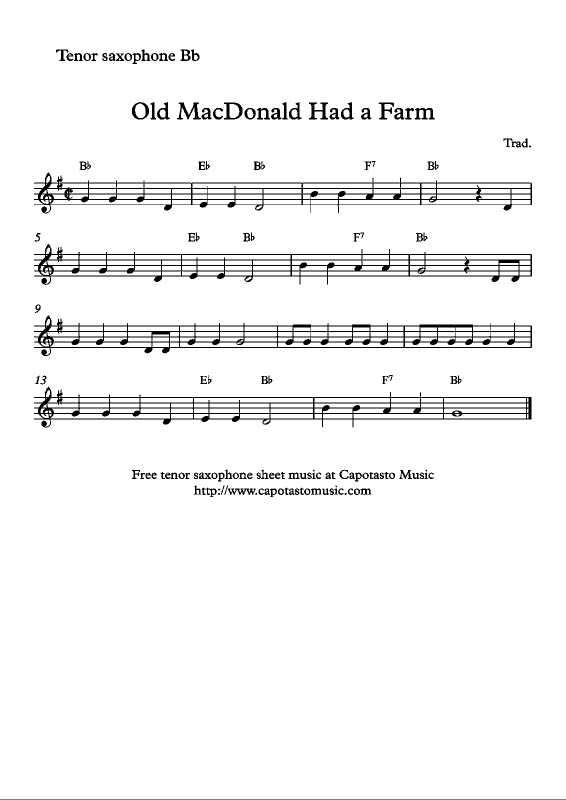
#> input picture Activity 9/old_music_sheet_binary.png, 1131 x 1600 px (shown at 1/2 size)
$ jupyter execute --allow-errors 'Activity 9 - Playing Notes by Image Processing.ipynb'   (shell and % lines are left out)
#> lines starting #> are read from the running program, lines starting #| are printed output that depends on the picture; after the words box and inside, x2 and y2 are one past the last pixel; in counts of white or black regions, pixels touching at a corner belong together
[cell 1]
import numpy as np
import matplotlib.pyplot as plt
import pandas as pd
import cv2

[cell 2]
gray_img = cv2.imread('old_music_sheet_binary.png', 0)
#> gray_img: shape (1600, 1131); 95.9% white; 146 black regions (8 under 20 px), largest, box (x1, y1, x2, y2) and area: (68, 631, 1064, 712) 15209, (68, 488, 1064, 570) 13898, (68, 773, 1063, 855) 13302
gray_img = gray_img[350:450, 150:900]
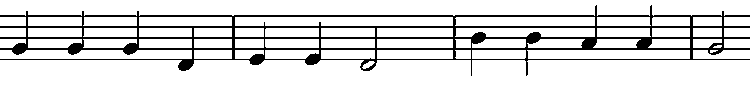
#> gray_img: shape (100, 750); 88% white; black in thin lines or dots, all inside (x1, y1, x2, y2) = (0, 5, 750, 76)
#gray_img = gray_img[350:450, 150:1050]
gray_img[gray_img == 0] = 2
gray_img[gray_img == 255] = 0
gray_img[gray_img == 2] = 1

[cell 3]
N = 40
horizontal = np.ones([1,N])
rectangle = np.ones([3,2]) #dependent on the thickness of the 'bars'
vertical = np.ones([1,4])
ellipse = cv2.getStructuringElement(cv2.MORPH_ELLIPSE,(50,50))

[cell 4]
bars = cv2.erode(gray_img, horizontal)
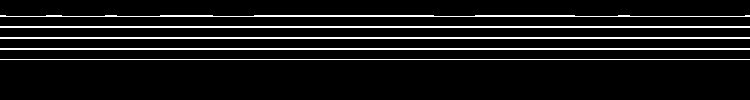
#> bars: shape (100, 750); values 0 (black) and 1 (white), 8.5% white in thin lines or dots, all inside (x1, y1, x2, y2) = (0, 15, 750, 60)
notes = cv2.erode(gray_img, rectangle)
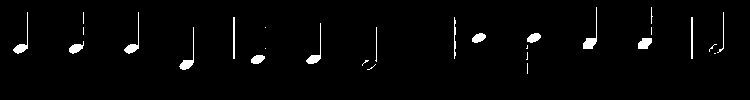
#> notes: shape (100, 750); values 0 (black) and 1 (white), 2.2% white; 28 white regions (13 under 20 px), largest, box (x1, y1, x2, y2) and area: (583, 7, 597, 49) 154, (179, 27, 194, 70) 139, (13, 12, 28, 54) 133
notes = cv2.dilate(notes, rectangle)
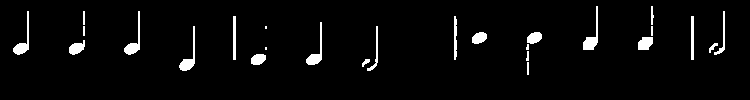
#> notes: shape (100, 750); values 0 (black) and 1 (white), 3.5% white; 26 white regions (3 under 20 px), largest, box (x1, y1, x2, y2) and area: (583, 6, 598, 50) 226, (179, 26, 195, 71) 214, (13, 11, 29, 55) 208
notes_only = cv2.erode(notes, vertical)
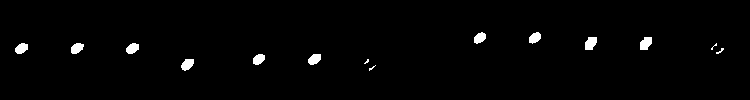
#> notes_only: shape (100, 750); values 0 (black) and 1 (white), 1.5% white; 14 white regions (4 under 20 px), largest, box (x1, y1, x2, y2) and area: (585, 37, 597, 50) 125, (640, 37, 652, 50) 123, (181, 59, 194, 71) 112
blobs = cv2.morphologyEx(notes_only, cv2.MORPH_CLOSE, ellipse)
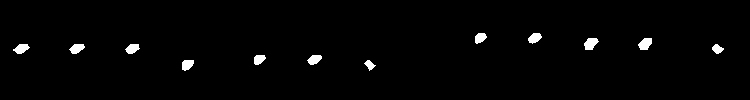
#> blobs: shape (100, 750); values 0 (black) and 1 (white), 1.6% white; 12 white regions

[cell 5]
plt.figure(figsize=(20,50))
plt.imshow(gray_img, cmap='gray')
plt.show()

plt.figure(figsize=(20,50))
plt.imshow(bars, cmap='gray')
plt.show()

plt.figure(figsize=(20,50))
plt.imshow(notes, cmap='gray')
plt.show()

plt.figure(figsize=(20,50))
plt.imshow(notes_only, cmap='gray')
plt.show()

plt.figure(figsize=(20,50))
plt.imshow(blobs, cmap='gray')
plt.show()

[cell 6]
blobs_1D = np.array(list(map(sum, zip(*blobs))))
#> blobs_1D = 750 values, max 12 at index 588, min 0 at index 0, mean 1.62

[cell 7]
plt.figure(figsize=(10,6))
plt.plot(blobs_1D)
plt.show()
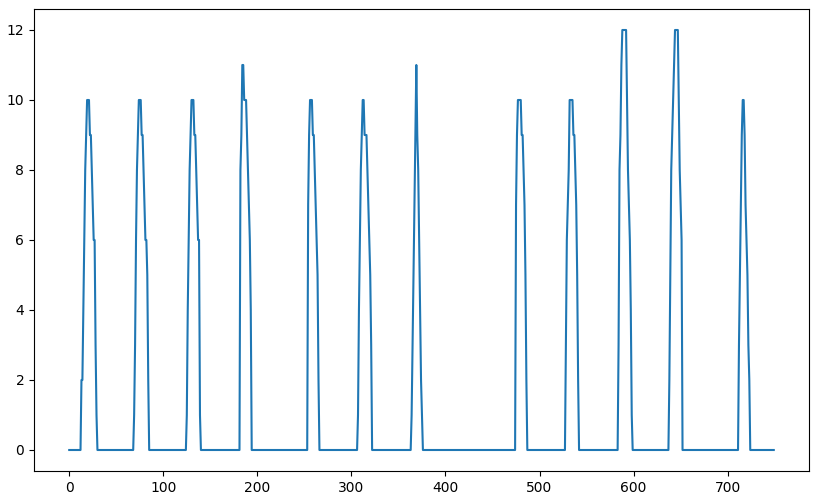
#> figure drawn by matplotlib, 1 panel; curve peaks at x = 588, y = 12

[cell 8]
plt.figure(figsize=(20,50))
plt.imshow(bars, cmap='gray')
plt.show()

[cell 9]
from scipy.signal import find_peaks
x = bars[:,1]
#> x = 100 values, max 1 at index 15, min 0 at index 0, mean 0.09
peaks, _ = find_peaks(x, height=0)
#> peaks = [15, 26, 37, 48, 59]
plt.figure(figsize=(9,6))
plt.plot(x)
plt.plot(peaks, x[peaks], "x")
plt.show()
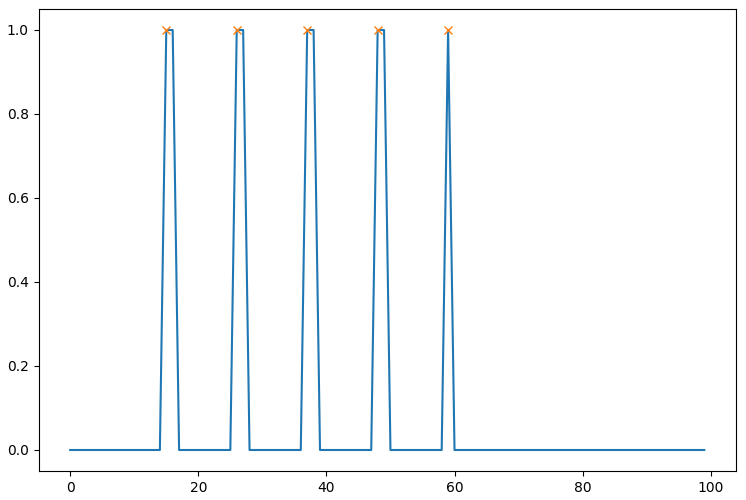
#> figure drawn by matplotlib, 1 panel; curve peaks at x = 15, y = 1

[cell 10]
frequency = peaks
#> frequency = [15, 26, 37, 48, 59]
frequency
#> Out = [15, 26, 37, 48, 59]

[cell 11]
import argparse
import imutils
import cv2

[cell 12]
cnts = cv2.findContours(blobs.copy(), cv2.RETR_EXTERNAL,cv2.CHAIN_APPROX_SIMPLE)
#> cnts = 12 contours; largest, box (x1, y1, x2, y2) and area: (584, 38, 599, 50) 108, (638, 38, 652, 50) 105, (13, 44, 30, 54) 92, (69, 44, 85, 54) 92, (307, 55, 322, 65) 88
cnts = imutils.grab_contours(cnts)

[cell 13]
cX = []
cY = []
area = []
for c in cnts:
    M = cv2.moments(c)
    area.append(cv2.contourArea(c))
    cX.append(int(M["m10"] / M["m00"]))
    cY.append(int(M["m01"] / M["m00"]))
#> this loop made 12 passes
#> after the loop, area = [53, 85.5, 87.5, 76, 62.5, 87, 91.5, 92, 105, 107.5, 87.5, 80]; cX = [369, 186, 314, 258, 717, 131, 76, 21, 644, 590, 534, 479]; cY = [64, 64, 59, 59, 48, 48, 48, 48, 43, 43, 37, 37]

[cell 14]
def sortSecond(val):
    return val[0]

time_value = 0.6
values = list(zip(cX,cY,area))
#> values = [(369, 64, 53), (186, 64, 85.5), (314, 59, 87.5), (258, 59, 76), (717, 48, 62.5), (131, 48, 87), (76, 48, 91.5), (21, 48, 92), (644, 43, 105), (590, 43, 107.5), (534, 37, 87.5), (479, 37, 80)]
values.sort(key = sortSecond)
time = []
for i in values:
    if i[2] < 70:
        time.append(time_value *2)

    else:
        time.append(time_value)
#> this loop made 12 passes
#> after the loop, time = [0.6, 0.6, 0.6, 0.6, 0.6, 0.6, 1.2, 0.6, 0.6, 0.6, 0.6, 1.2]

[cell 15]
values_final = []
for i in range(len(values)):
    values_final.append((values[i][0], values[i][1], values[i][2], time[i]))
#> after the loop, values_final = [(21, 48, 92, 0.6), (76, 48, 91.5, 0.6), (131, 48, 87, 0.6), (186, 64, 85.5, 0.6), (258, 59, 76, 0.6), (314, 59, 87.5, 0.6), (369, 64, 53, 1.2), (479, 37, 80, 0.6), (534, 37, 87.5, 0.6), (590, 43, 107.5, 0.6), (644, 43, 105, 0.6), (717, 48, 62.5, 1.2)]

[cell 16]
values_final
#> Out has the same summary as values_final

[cell 17]
frequency
#> Out = [15, 26, 37, 48, 59]

[cell 18]
def find_note(x):
    multiplier = 1
    if x[1] == 15 or x[1] == 16:
        print("F")
        return 698.46 * multiplier
    if x[1] == 20 or x[1] == 21:
        print("E")
        return 659.25 * multiplier
    if x[1] == 26 or x[1] == 27:
        print("D")
        return 587.33 * multiplier
    if x[1] == 31 or x[1] == 32:
        print("C")
        return 523.25 * multiplier
    if x[1] == 37 or x[1] == 36:
        print("B")
        return 493.88 * multiplier
    if x[1] == 42 or x[1] == 43:
        print("A")
        return 440.0 * multiplier
    if x[1] == 48 or x[1] == 49:
        print("G")
        return 392.00 * multiplier
    if x[1] == 53 or x[1] == 54:
        print("F")
        return 349.23 * multiplier
    if x[1] == 59 or x[1] == 60:
        print("E")
        return 329.63 * multiplier
    if x[1] == 64 or x[1] == 65:
        print("D")
        return 293.66 * multiplier
    if x[1] ==70 or x[1] == 71:
        print("C")
        return 261.63 * multiplier

[cell 19]
time = 0.6 #seconds
frequency_values = []
for x in values_final:
    frequency_values.append((find_note(x)))
#> this loop made 12 passes
#| G
#| G
#| G
#| D
#| E
#| E
#| D
#| B
#> (further printed lines are left out)
#> after the loop, frequency_values = [392, 392, 392, 293.7, 329.6, 329.6, 293.7, 493.9, 493.9, 440, 440, 392]

[cell 20]
frequency_values
#> Out has the same summary as frequency_values

[cell 21]
sound = []
rate = 22050  # samples per second
for i in range(int(len(frequency_values))):
    T = values_final[i][3]     # sample duration (seconds)
    f = frequency_values[i] # sound frequency (Hz)
    t = np.linspace(0, T, T*rate, endpoint=False)
    sound.append(np.sin(2*np.pi * f * t))
    print(i)
#> this loop made 12 passes
#> (T, f) on passes 1 to 12: (0.6, 392), (0.6, 392), (0.6, 392), (0.6, 293.7), (0.6, 329.6), (0.6, 329.6), (1.2, 293.7), (0.6, 493.9), (0.6, 493.9), (0.6, 440), (0.6, 440), (1.2, 392)
#| 0
#| 1
#| 2
#| 3
#| 4
#| 5
#| 6
#| 7
#> (further printed lines are left out)
#> after the loop, sound = 12 items
# [5 lines of commented-out code are left out]
